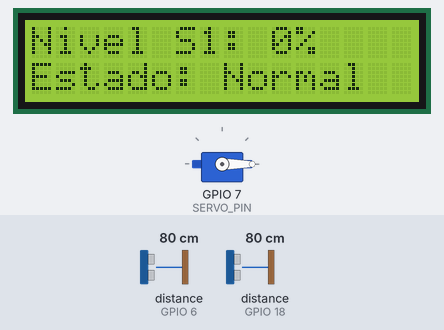
Bench run of a sketch on a simulated ESP32-S2. Parts: servo, 16×2 character LCD. Wiring (from diagram.json): 2 × ultrasonic range finder: trigger GPIO 5, echo GPIO 6 / trigger GPIO 4, echo GPIO 18. The test bench sets the inputs (shaded band); at power-on: distance to the obstacle (sensors on GPIO 6, GPIO 18) 80 cm. The echo pulse lasts 58.3 µs per cm; what the sketch prints to the serial monitor is not drawn.

Above: at 3.2 s.
3.3 s: distance to the obstacle (sensor on GPIO 6) set to 6 cm
At 4.6 s:
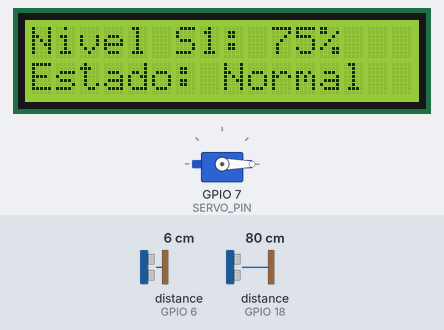
5.7 s: distance to the obstacle (sensor on GPIO 6) set to 3 cm
At 7.4 s:
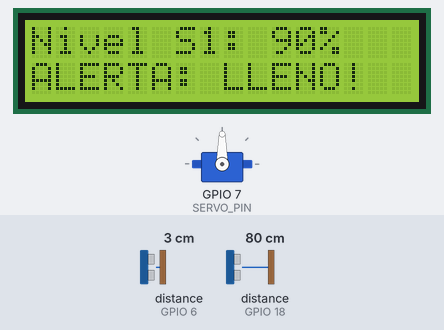
7.7 s: distance to the obstacle (sensor on GPIO 6) set to 2 cm
At 9.4 s:
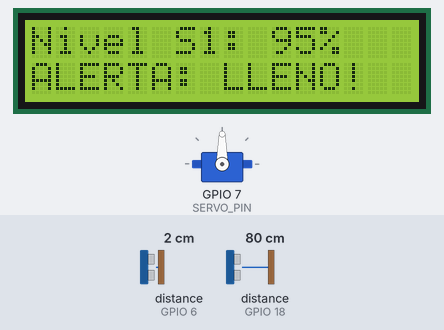
9.8 s: distance to the obstacle (sensor on GPIO 6) set to 35 cm
At 11.3 s:
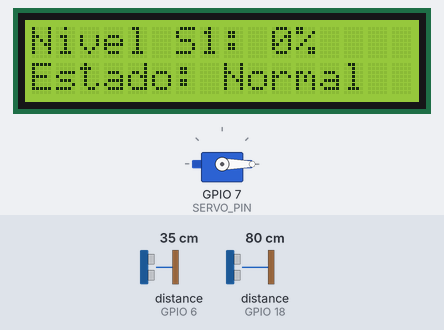
Timing chart, 0 to 12.8 s (numbered marks = the images above; inputs shaded):
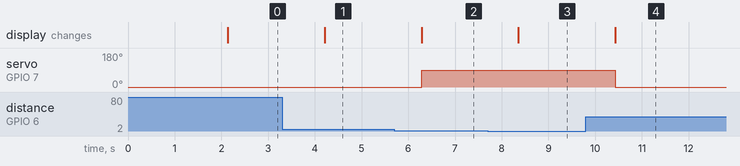

Measured:
- the behaviour switches between 5 and 4 cm on distance to the obstacle (sensor on GPIO 6) (found by bisection; images 1 and 2)
- after the input at 3.3 s, the display: changes after 0.91 s (image 1)
- after the input at 5.7 s, servo on GPIO 7 (SERVO_PIN): 0° → 90° after 0.58 s; the display: changes after 0.58 s (image 2)
- after the input at 7.7 s, the display: changes after 0.66 s (image 3)
- after the input at 9.8 s, servo on GPIO 7 (SERVO_PIN): 90° → 0° after 0.63 s; the display: changes after 0.63 s (image 4)

The sketch:

sketch.ino
```cpp
#include <Wire.h>
#include <LiquidCrystal_I2C.h>
#include <ESP32Servo.h>

// Configuración de la Pantalla LCD I2C (Dirección 0x27 o 0x3F)
LiquidCrystal_I2C lcd(0x27, 16, 2);

// Definición de Pines - Sensor 1
const int TRIG_PIN_1 = 5;
const int ECHO_PIN_1 = 6;

// Definición de Pines - Sensor 2
const int TRIG_PIN_2 = 4;
const int ECHO_PIN_2 = 18;

// Definición de Pin - Servomotor
const int SERVO_PIN = 7;
Servo tapaServo;

// Variables de medición
long duracion1, duracion2;
int distancia1, distancia2;
int nivelPorcentaje1 = 0;

// Altura máxima del contenedor en centímetros (ejemplo: 20 cm)
const int ALTURA_CONTENEDOR = 20;

void setup() {
  Serial.begin(115200);

  // Configuración de pines de los sensores
  pinMode(TRIG_PIN_1, OUTPUT);
  pinMode(ECHO_PIN_1, INPUT);
  pinMode(TRIG_PIN_2, OUTPUT);
  pinMode(ECHO_PIN_2, INPUT);

  // Configuración del servomotor
  tapaServo.attach(SERVO_PIN);
  tapaServo.write(0); // Tapa abierta por defecto

  // Inicializar LCD
  lcd.init();
  lcd.backlight();

  lcd.setCursor(0, 0);
  lcd.print("Urban Clean IoT");
  lcd.setCursor(0, 1);
  lcd.print("Iniciando...");
  delay(2000);
  lcd.clear();
}

int medirDistancia(int trigPin, int echoPin) {
  digitalWrite(trigPin, LOW);
  delayMicroseconds(2);
  digitalWrite(trigPin, HIGH);
  delayMicroseconds(10);
  digitalWrite(trigPin, LOW);

  long duracion = pulseIn(echoPin, HIGH, 30000); // Timeout de 30ms
  if (duracion == 0) return 0;
  int distancia = duracion * 0.034 / 2;
  return distancia;
}

void loop() {
  // Medir distancias con ambos sensores
  distancia1 = medirDistancia(TRIG_PIN_1, ECHO_PIN_1);
  distancia2 = medirDistancia(TRIG_PIN_2, ECHO_PIN_2);

  // Calcular porcentaje de llenado basado en el Sensor 1
  if (distancia1 > 0 && distancia1 <= ALTURA_CONTENEDOR) {
    nivelPorcentaje1 = map(distancia1, ALTURA_CONTENEDOR, 0, 0, 100);
  } else if (distancia1 > ALTURA_CONTENEDOR) {
    nivelPorcentaje1 = 0;
  } else {
    nivelPorcentaje1 = 100; // Si está muy cerca o desbordado
  }

  // Mostrar en Monitor Serie
  Serial.print("Sensor 1 Nivel: "); Serial.print(nivelPorcentaje1); Serial.print("% | ");
  Serial.print("Sensor 2 Dist: "); Serial.print(distancia2); Serial.println(" cm");

  // Lógica de control y alerta del 85%
  lcd.setCursor(0, 0);
  lcd.print("Nivel S1: ");
  lcd.print(nivelPorcentaje1);
  lcd.print("%   ");

  lcd.setCursor(0, 1);
  if (nivelPorcentaje1 >= 85) {
    lcd.print("ALERTA: LLENO!  ");
    tapaServo.write(90); // Bloquea o cierra la tapa (90 grados)
  } else {
    lcd.print("Estado: Normal  ");
    tapaServo.write(0);  // Tapa abierta o en posición normal (0 grados)
  }

  delay(1000);
}
```
